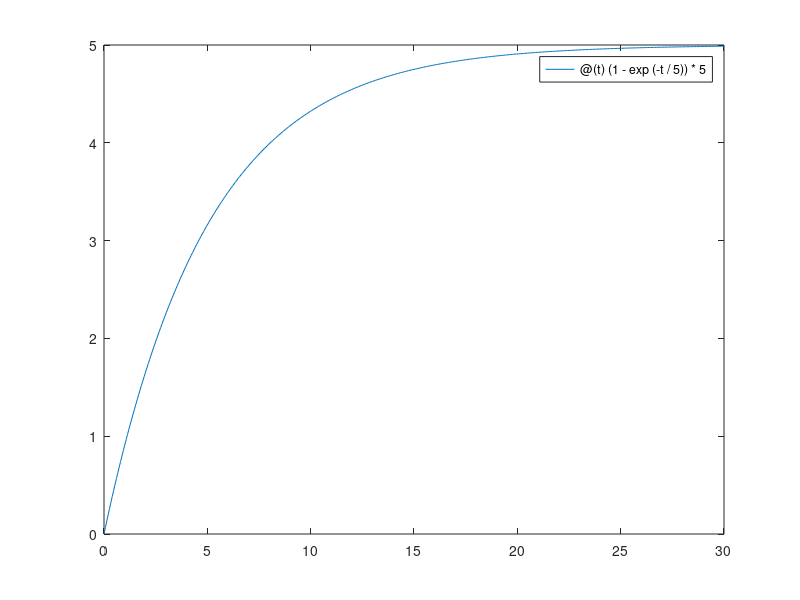
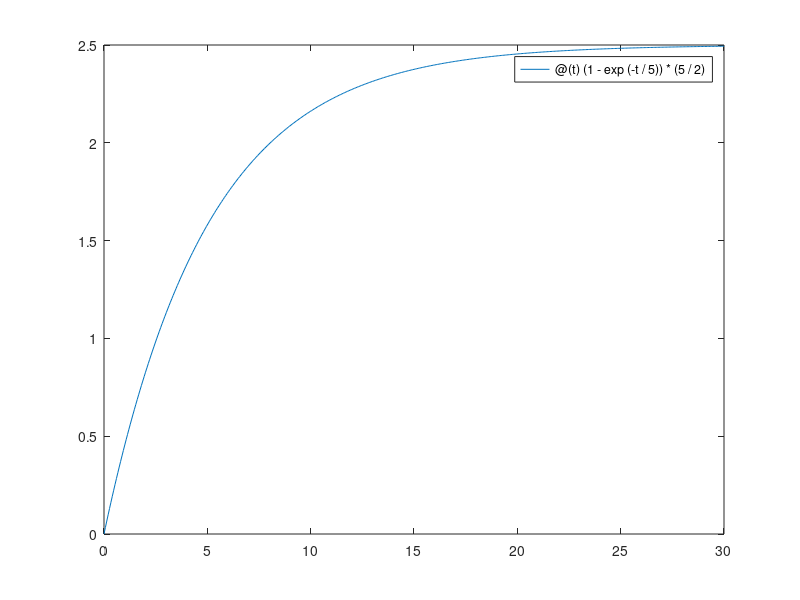
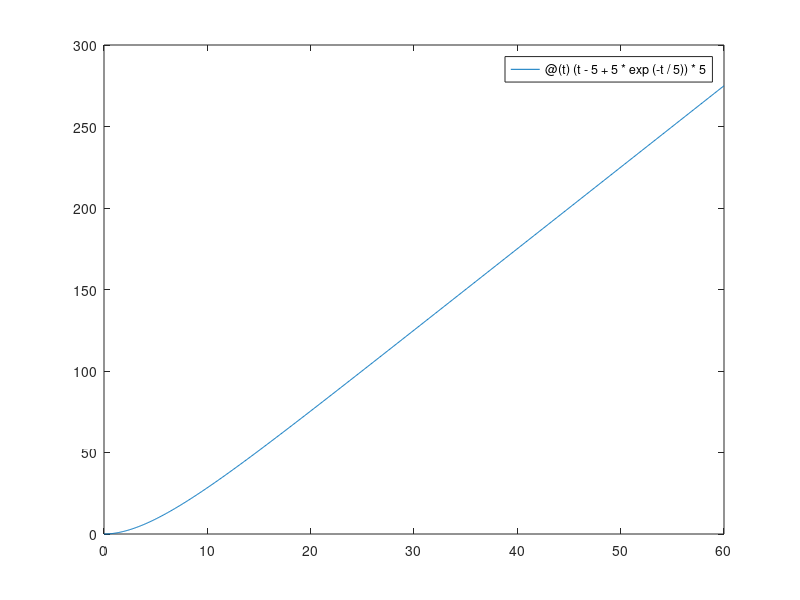
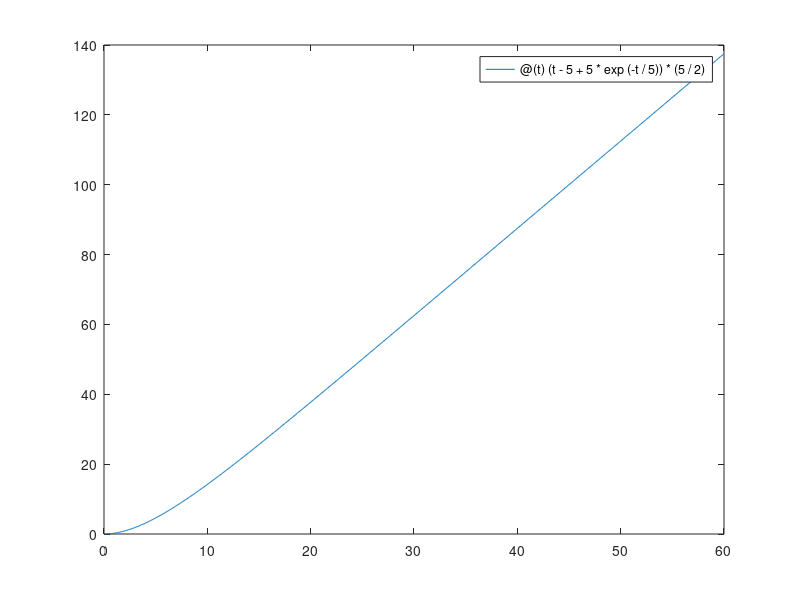

These charts were generated, in order, by the following MATLAB code:
f11 = @(t) (1-exp(-t/5))*5;
f12 = @(t) (1-exp(-t/5))*(5/2);
f21 = @(t) (t-5+5*exp(-t/5))*5;
f22 = @(t) (t-5+5*exp(-t/5))*(5/2);
f31 = @(t) (t^2/2 -5*t + 25 - 25*exp(-t/5))*5;
f32 = @(t) (t^2/2 -5*t + 25 - 25*exp(-t/5))*(5/2);

fplot(f11, [0 30]);
figure;
fplot(f12, [0 30]);
figure;
fplot(f21, [0 60]);
figure;
fplot(f22, [0 60]);
figure;
fplot(f31, [0 30]);
figure;
fplot(f32, [0 30]);